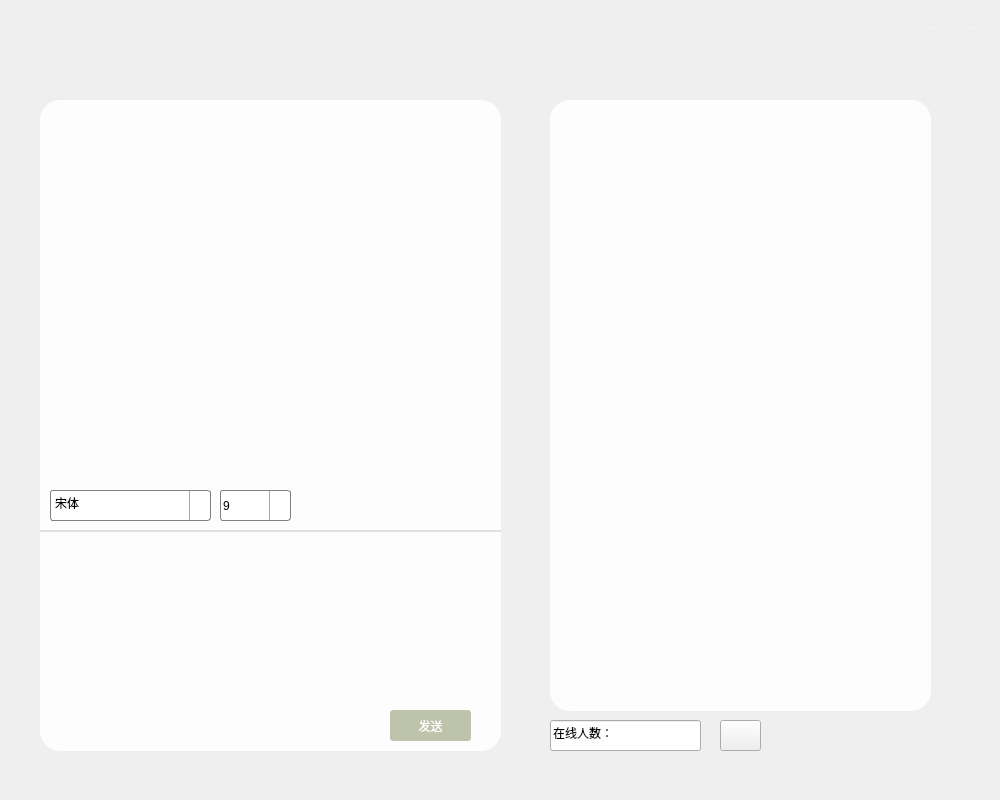
<?xml version="1.0" encoding="UTF-8"?>
<ui version="4.0">
 <class>Widget</class>
 <widget class="QWidget" name="Widget">
  <property name="geometry">
   <rect>
    <x>0</x>
    <y>0</y>
    <width>1000</width>
    <height>800</height>
   </rect>
  </property>
  <property name="minimumSize">
   <size>
    <width>1000</width>
    <height>800</height>
   </size>
  </property>
  <property name="maximumSize">
   <size>
    <width>1920</width>
    <height>1080</height>
   </size>
  </property>
  <property name="baseSize">
   <size>
    <width>1000</width>
    <height>1000</height>
   </size>
  </property>
  <property name="windowTitle">
   <string>Watermelon Chat</string>
  </property>
  <property name="windowIcon">
   <iconset resource="resource.qrc">
    <normaloff>:/chat/image/icon/icon_title.png</normaloff>:/chat/image/icon/icon_title.png</iconset>
  </property>
  <property name="autoFillBackground">
   <bool>false</bool>
  </property>
  <property name="styleSheet">
   <string notr="true"/>
  </property>
  <widget class="QTextEdit" name="textEditRead">
   <property name="geometry">
    <rect>
     <x>40</x>
     <y>100</y>
     <width>461</width>
     <height>431</height>
    </rect>
   </property>
   <property name="styleSheet">
    <string notr="true">background-color: rgb(255, 255, 255, 230);
border-top-left-radius:20px; 
border-top-right-radius:20px;</string>
   </property>
   <property name="readOnly">
    <bool>true</bool>
   </property>
  </widget>
  <widget class="QTextEdit" name="textEditWrite">
   <property name="geometry">
    <rect>
     <x>40</x>
     <y>530</y>
     <width>461</width>
     <height>141</height>
    </rect>
   </property>
   <property name="styleSheet">
    <string notr="true">border-top-left-radius:0px; 
border-top-right-radius:0px;
background-color: rgb(255, 255, 255,230);
border-top:2px solid #e1e0e0;</string>
   </property>
  </widget>
  <widget class="QTableWidget" name="tableWidget">
   <property name="geometry">
    <rect>
     <x>550</x>
     <y>100</y>
     <width>381</width>
     <height>611</height>
    </rect>
   </property>
   <property name="styleSheet">
    <string notr="true">background-color: rgb(255, 255, 255, 230);
border-radius: 20px;</string>
   </property>
  </widget>
  <widget class="QLineEdit" name="userNumber">
   <property name="geometry">
    <rect>
     <x>550</x>
     <y>720</y>
     <width>151</width>
     <height>31</height>
    </rect>
   </property>
   <property name="styleSheet">
    <string notr="true">border-image: url(:/chat/image/icon/background_peopleleft.png);</string>
   </property>
   <property name="text">
    <string>在线人数：</string>
   </property>
  </widget>
  <widget class="QPushButton" name="emojiButton">
   <property name="geometry">
    <rect>
     <x>60</x>
     <y>700</y>
     <width>41</width>
     <height>41</height>
    </rect>
   </property>
   <property name="styleSheet">
    <string notr="true">QPushButton { background-color: rgb(50, 50, 50,0); border-radius: 6px; color: rgb(255, 255, 255); border-image: url(:/chat/image/icon/icon_emoji.png);}
QPushButton:hover { background-color:rgba(172, 178, 148, 100)}
</string>
   </property>
   <property name="text">
    <string/>
   </property>
  </widget>
  <widget class="QPushButton" name="voiceButton">
   <property name="geometry">
    <rect>
     <x>160</x>
     <y>700</y>
     <width>31</width>
     <height>41</height>
    </rect>
   </property>
   <property name="styleSheet">
    <string notr="true">QPushButton { background-color: rgb(50, 50, 50,0); border-radius: 6px; color: rgb(255, 255, 255); border-image: url(:/chat/image/icon/icon_voice.png);}
QPushButton:hover { background-color:rgba(172, 178, 148, 100)}</string>
   </property>
   <property name="text">
    <string/>
   </property>
  </widget>
  <widget class="QPushButton" name="textButton">
   <property name="geometry">
    <rect>
     <x>110</x>
     <y>700</y>
     <width>41</width>
     <height>41</height>
    </rect>
   </property>
   <property name="styleSheet">
    <string notr="true">QPushButton { background-color: rgb(50, 50, 50,0); border-radius: 6px; color: rgb(255, 255, 255); border-image: url(:/chat/image/icon/icon_.png);}
QPushButton:hover { background-color:rgba(172, 178, 148, 100)}
</string>
   </property>
   <property name="text">
    <string/>
   </property>
  </widget>
  <widget class="QPushButton" name="sendfile">
   <property name="geometry">
    <rect>
     <x>210</x>
     <y>700</y>
     <width>41</width>
     <height>41</height>
    </rect>
   </property>
   <property name="styleSheet">
    <string notr="true">QPushButton { background-color: rgb(50, 50, 50,0); border-radius: 6px; color: rgb(255, 255, 255); border-image: url(:/chat/image/icon/icon_file.png);}
QPushButton:hover { background-color:rgba(172, 178, 148, 100)}</string>
   </property>
   <property name="text">
    <string/>
   </property>
  </widget>
  <widget class="QPushButton" name="imageButton">
   <property name="geometry">
    <rect>
     <x>270</x>
     <y>700</y>
     <width>41</width>
     <height>41</height>
    </rect>
   </property>
   <property name="styleSheet">
    <string notr="true">QPushButton { background-color: rgb(50, 50, 50,0); border-radius: 6px; color: rgb(255, 255, 255); border-image: url(:/chat/image/icon/icon_pic.png);}
QPushButton:hover { background-color:rgba(172, 178, 148, 100)}</string>
   </property>
   <property name="text">
    <string/>
   </property>
  </widget>
  <widget class="QPushButton" name="save">
   <property name="geometry">
    <rect>
     <x>330</x>
     <y>700</y>
     <width>41</width>
     <height>41</height>
    </rect>
   </property>
   <property name="styleSheet">
    <string notr="true">QPushButton { background-color: rgb(50, 50, 50,0); border-radius: 6px; color: rgb(255, 255, 255); border-image: url(:/chat/image/icon/icon_download.png);}
QPushButton:hover { background-color:rgba(172, 178, 148, 100)}</string>
   </property>
   <property name="text">
    <string/>
   </property>
  </widget>
  <widget class="QLabel" name="WatermelonChat">
   <property name="geometry">
    <rect>
     <x>40</x>
     <y>20</y>
     <width>431</width>
     <height>61</height>
    </rect>
   </property>
   <property name="styleSheet">
    <string notr="true">border-image: url(:/chat/image/title.png);</string>
   </property>
   <property name="text">
    <string>&lt;html&gt;&lt;head/&gt;&lt;body&gt;&lt;p align=&quot;center&quot;&gt;&lt;br/&gt;&lt;/p&gt;&lt;/body&gt;&lt;/html&gt;</string>
   </property>
  </widget>
  <widget class="QComboBox" name="fontSizeComboBox">
   <property name="geometry">
    <rect>
     <x>220</x>
     <y>490</y>
     <width>71</width>
     <height>31</height>
    </rect>
   </property>
   <property name="font">
    <font>
     <pointsize>9</pointsize>
    </font>
   </property>
   <property name="styleSheet">
    <string notr="true">QComboBox {
	background-color: rgb(255, 255, 255);
    border: 1px solid gray;
    border-radius: 3px;
    padding: 1px 2px 1px 2px;  /*针对于组合框中的文本内容*/
    /*min-width: 9em;   组合框的最小宽度*/
}
QComboBox::drop-down {
    subcontrol-origin: padding;
    subcontrol-position: top right;
    width: 20px;

    border-left-width: 1px;
    border-left-color: darkgray;
    border-left-style: solid; 
    border-top-right-radius: 3px; 
    border-bottom-right-radius: 3px;
}
QComboBox::down-arrow {
image: url(:/chat/image/icon/icon_menu.png);
}
QComboBox::drop-down:hover { background-color: rgb(50, 50, 50,255);}</string>
   </property>
   <property name="currentText">
    <string>9</string>
   </property>
   <item>
    <property name="text">
     <string>9</string>
    </property>
   </item>
   <item>
    <property name="text">
     <string>10</string>
    </property>
   </item>
   <item>
    <property name="text">
     <string>11</string>
    </property>
   </item>
   <item>
    <property name="text">
     <string>12</string>
    </property>
   </item>
   <item>
    <property name="text">
     <string>13</string>
    </property>
   </item>
   <item>
    <property name="text">
     <string>14</string>
    </property>
   </item>
   <item>
    <property name="text">
     <string>15</string>
    </property>
   </item>
   <item>
    <property name="text">
     <string>16</string>
    </property>
   </item>
   <item>
    <property name="text">
     <string>17</string>
    </property>
   </item>
   <item>
    <property name="text">
     <string>18</string>
    </property>
   </item>
   <item>
    <property name="text">
     <string>19</string>
    </property>
   </item>
   <item>
    <property name="text">
     <string>20</string>
    </property>
   </item>
  </widget>
  <widget class="QToolButton" name="textbold">
   <property name="geometry">
    <rect>
     <x>300</x>
     <y>490</y>
     <width>31</width>
     <height>31</height>
    </rect>
   </property>
   <property name="styleSheet">
    <string notr="true">QToolButton { background-color: rgb(50, 50, 50,0); border-radius: 3px; color: rgb(255, 255, 255); border-image: url(:/chat/image/icon/icon_bold.png);}
QToolButton:hover { background-color:rgba(172, 178, 148, 100)}</string>
   </property>
   <property name="text">
    <string/>
   </property>
  </widget>
  <widget class="QToolButton" name="textitalic">
   <property name="geometry">
    <rect>
     <x>340</x>
     <y>490</y>
     <width>31</width>
     <height>31</height>
    </rect>
   </property>
   <property name="styleSheet">
    <string notr="true">QToolButton { background-color: rgb(50, 50, 50,0); border-radius: 3px; color: rgb(255, 255, 255); border-image: url(:/chat/image/icon/icon_italic.png);}
QToolButton:hover { background-color:rgba(172, 178, 148, 100)}
</string>
   </property>
   <property name="text">
    <string/>
   </property>
  </widget>
  <widget class="QToolButton" name="textUnderline">
   <property name="geometry">
    <rect>
     <x>380</x>
     <y>490</y>
     <width>31</width>
     <height>31</height>
    </rect>
   </property>
   <property name="styleSheet">
    <string notr="true">QToolButton { background-color: rgb(50, 50, 50,0); border-radius: 3px; color: rgb(255, 255, 255); border-image: url(:/chat/image/icon/icon_underline.png);}
QToolButton:hover { background-color:rgba(172, 178, 148, 100)}</string>
   </property>
   <property name="text">
    <string/>
   </property>
  </widget>
  <widget class="QToolButton" name="textcolor">
   <property name="geometry">
    <rect>
     <x>460</x>
     <y>490</y>
     <width>31</width>
     <height>31</height>
    </rect>
   </property>
   <property name="styleSheet">
    <string notr="true">QToolButton { background-color: rgb(50, 50, 50,0); border-radius: 3px; color: rgb(255, 255, 255); border-image: url(:/chat/image/icon/icon_color.png);}
QToolButton:hover { background-color:rgba(172, 178, 148, 100)}</string>
   </property>
   <property name="text">
    <string/>
   </property>
  </widget>
  <widget class="QToolButton" name="clear">
   <property name="geometry">
    <rect>
     <x>420</x>
     <y>490</y>
     <width>31</width>
     <height>31</height>
    </rect>
   </property>
   <property name="styleSheet">
    <string notr="true">QToolButton { background-color: rgb(50, 50, 50,0); border-radius: 3px; color: rgb(255, 255, 255);border-image: url(:/chat/image/icon/icon_del.png); }
QToolButton:hover { background-color:rgba(172, 178, 148, 100)}</string>
   </property>
   <property name="text">
    <string/>
   </property>
  </widget>
  <widget class="QFontComboBox" name="fontComboBox">
   <property name="geometry">
    <rect>
     <x>50</x>
     <y>490</y>
     <width>161</width>
     <height>31</height>
    </rect>
   </property>
   <property name="styleSheet">
    <string notr="true">QComboBox {
	background-color: rgb(255, 255, 255);
    border: 1px solid gray;
    border-radius: 3px;
    padding: 1px 2px 1px 2px;  /*针对于组合框中的文本内容*/
    /*min-width: 9em;   组合框的最小宽度*/
}
QComboBox::drop-down {
    subcontrol-origin: padding;
    subcontrol-position: top right;
    width: 20px;

    border-left-width: 1px;
    border-left-color: darkgray;
    border-left-style: solid; 
    border-top-right-radius: 3px; 
    border-bottom-right-radius: 3px;
}
QComboBox::down-arrow {
	image: url(:/chat/image/icon/icon_menu.png);
}
QComboBox::drop-down:hover { background-color: rgb(50, 50, 50,255);}</string>
   </property>
   <property name="currentText">
    <string>宋体</string>
   </property>
  </widget>
  <widget class="QPushButton" name="gameButton">
   <property name="geometry">
    <rect>
     <x>720</x>
     <y>720</y>
     <width>41</width>
     <height>31</height>
    </rect>
   </property>
   <property name="styleSheet">
    <string notr="true">border-image: url(:/chat/image/icon/icon_game.png);</string>
   </property>
   <property name="text">
    <string/>
   </property>
  </widget>
  <widget class="QToolButton" name="closeButton">
   <property name="geometry">
    <rect>
     <x>960</x>
     <y>10</y>
     <width>30</width>
     <height>30</height>
    </rect>
   </property>
   <property name="minimumSize">
    <size>
     <width>30</width>
     <height>30</height>
    </size>
   </property>
   <property name="maximumSize">
    <size>
     <width>30</width>
     <height>30</height>
    </size>
   </property>
   <property name="toolTip">
    <string>关闭</string>
   </property>
   <property name="styleSheet">
    <string notr="true">QToolButton { background-color: rgb(50, 50, 50,0); border-radius: 3px; color: rgb(255, 255, 255); }
QToolButton:hover { background-color: rgb(172, 178, 148);}</string>
   </property>
   <property name="text">
    <string>...</string>
   </property>
   <property name="icon">
    <iconset resource="resource.qrc">
     <normaloff>:/chat/image/icon/icon_close.png</normaloff>:/chat/image/icon/icon_close.png</iconset>
   </property>
  </widget>
  <widget class="QToolButton" name="hideButton">
   <property name="geometry">
    <rect>
     <x>920</x>
     <y>10</y>
     <width>30</width>
     <height>30</height>
    </rect>
   </property>
   <property name="minimumSize">
    <size>
     <width>30</width>
     <height>30</height>
    </size>
   </property>
   <property name="maximumSize">
    <size>
     <width>30</width>
     <height>30</height>
    </size>
   </property>
   <property name="toolTip">
    <string>最小化</string>
   </property>
   <property name="styleSheet">
    <string notr="true">QToolButton { background-color: rgb(50, 50, 50,0); border-radius: 3px; color: rgb(255, 255, 255); }
QToolButton:hover { background-color: rgb(172, 178, 148);}</string>
   </property>
   <property name="text">
    <string>...</string>
   </property>
   <property name="icon">
    <iconset resource="resource.qrc">
     <normaloff>:/chat/image/icon/icon_hide.png</normaloff>:/chat/image/icon/icon_hide.png</iconset>
   </property>
  </widget>
  <widget class="QPushButton" name="SendButton">
   <property name="geometry">
    <rect>
     <x>390</x>
     <y>710</y>
     <width>81</width>
     <height>31</height>
    </rect>
   </property>
   <property name="minimumSize">
    <size>
     <width>60</width>
     <height>25</height>
    </size>
   </property>
   <property name="maximumSize">
    <size>
     <width>103</width>
     <height>41</height>
    </size>
   </property>
   <property name="styleSheet">
    <string notr="true">QPushButton { background-color: rgb(172, 178, 148,200); border-radius: 3px; color: rgb(255, 255, 255); }
 QPushButton:hover { background-color: rgb(172, 178, 148,255);}
</string>
   </property>
   <property name="text">
    <string>发送</string>
   </property>
  </widget>
  <widget class="QLabel" name="label">
   <property name="geometry">
    <rect>
     <x>40</x>
     <y>670</y>
     <width>461</width>
     <height>81</height>
    </rect>
   </property>
   <property name="styleSheet">
    <string notr="true">border-bottom-left-radius:20px; 
border-bottom-right-radius:20px; 
background-color: rgb(255, 255, 255, 230);</string>
   </property>
   <property name="text">
    <string/>
   </property>
  </widget>
  <widget class="QStackedWidget" name="stackedWidget">
   <property name="geometry">
    <rect>
     <x>0</x>
     <y>30</y>
     <width>1001</width>
     <height>741</height>
    </rect>
   </property>
   <property name="currentIndex">
    <number>0</number>
   </property>
   <widget class="QWidget" name="page"/>
   <widget class="QWidget" name="page_2"/>
  </widget>
  <zorder>stackedWidget</zorder>
  <zorder>label</zorder>
  <zorder>textEditRead</zorder>
  <zorder>textEditWrite</zorder>
  <zorder>tableWidget</zorder>
  <zorder>userNumber</zorder>
  <zorder>emojiButton</zorder>
  <zorder>voiceButton</zorder>
  <zorder>textButton</zorder>
  <zorder>sendfile</zorder>
  <zorder>imageButton</zorder>
  <zorder>save</zorder>
  <zorder>WatermelonChat</zorder>
  <zorder>fontSizeComboBox</zorder>
  <zorder>textbold</zorder>
  <zorder>textitalic</zorder>
  <zorder>textUnderline</zorder>
  <zorder>textcolor</zorder>
  <zorder>clear</zorder>
  <zorder>fontComboBox</zorder>
  <zorder>gameButton</zorder>
  <zorder>closeButton</zorder>
  <zorder>hideButton</zorder>
  <zorder>SendButton</zorder>
 </widget>
 <layoutdefault spacing="6" margin="11"/>
 <resources>
  <include location="resource.qrc"/>
 </resources>
 <connections/>
</ui>
